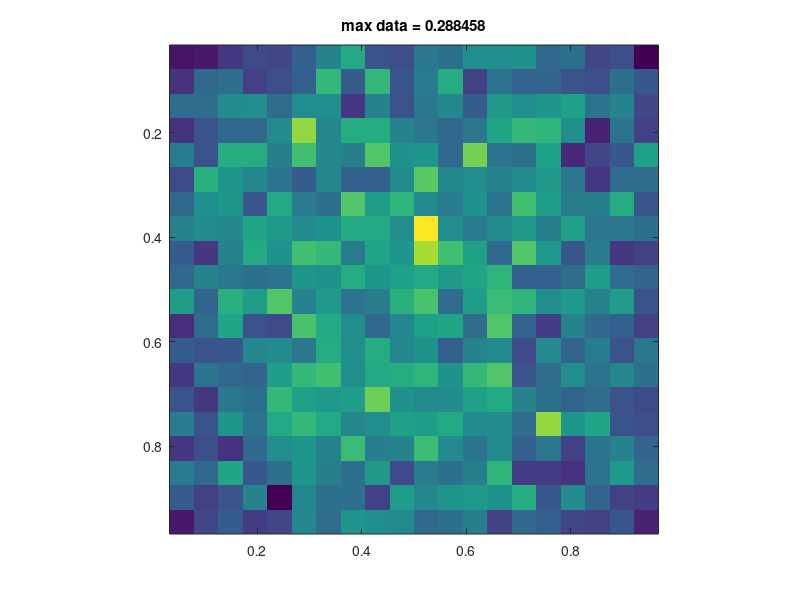

The MATLAB script that drew this image: (Note: this script raises an error after producing the figure.)
clear all; close all;


addpath test
addpath vectFuncs
addpath functions
%%

% Program a quadratic regularization inversion to check forward operator
% accuracy against analytic solutions

% Project cell walls to centres
centre = @(x) x(1:end - 1) + 0.5*diff(x);

x = linspace(0,1,10);
y = linspace(0,1,10);
z = linspace(2,3,10);

x = x(:); y = y(:); z = z(:);

zc = centre(z);
xc = centre(x);
yc = centre(y);

nz = length(zc);
nx = length(xc);
ny = length(yc);

nnn = nz * nx * ny;

dx = diff(x);
dy = diff(y);
dz = diff(z);

dxc = diff(xc);
dyc = diff(yc);
dzc = diff(zc);

%[Z X Y] = meshgrid(z, x, y);

nobsx = 20;
[ObsX, ObsY] = meshgrid(linspace(0, 1, nobsx),...
    linspace(0,1,nobsx));

ObsZ = zeros(size(ObsX)) + 0.5;

nobs = numel(ObsX(:));

e = @ (n) ones(n, 1);
% Scale up dimensions to 3D
kron3 = @(a, b, c)  kron(a, kron(b, c));
% Kron observations to size G
kronobs = @(obs) kron( e(nnn)', obs(:) );

% Kron up dz dy dz and get cell volume h
h = kron3(e(ny), e(nx), dz(:)) .* ...
    kron3(e(ny), dx(:), e(nz)) .* ...
    kron3(dy(:), e(nx), e(nz)) ;

% Kron dimensions to size G and subtract obs distance
H = kron( e(nobs), h');
Z = kron( e(nobs), kron3( e(ny)', e(nx)', zc')) - kronobs(ObsZ);
X = kron( e(nobs), kron3( e(ny)', xc', e(nz)')) - kronobs(ObsX);
Y = kron( e(nobs), kron3( yc', e(nx)', e(nz)')) - kronobs(ObsY);
R = (X.^2 + Y.^2 + Z.^2).^(3/2);
G = Z .* H .* 1./R;



m = ones(nz, nx, ny);
m(round(0.5*nz),...
    round(0.5*nx) : round(0.5*nx) + 1,...
    round(0.5*ny) : round(0.5*ny) + 1 ) = 4;



d = G*m(:);
d = d + 0.05 * mean(d) * randn(length(d), 1);
dcube = reshape(d, size(ObsX) );
figure()
imagesc(xc,yc,dcube)
title(sprintf('max data = %f', max(d(:))))
axis square


GRAD = gradientOp(nz, nx, ny, dzc, dxc, dyc);

Im = spdiags(e(nnn) * h(1), 0, nnn, nnn);

beta = 1e-10;

A = G' * G + beta * (GRAD' * GRAD) + beta * Im;
minv = A\(G' * d(:));

minv = reshape(minv, nz, nx, ny);

figure()
for zi = 1:length(zc)
    subplot(round(sqrt(nz)), round(sqrt(nz)), zi)
    imagesc(squeeze(minv( zi ,:, :)))
    title(sprintf('depth %i', zi))
end



%% Derivative Testing
% Phi = 1/2 ||Gm-d||^2 + 1/2(|grad*m|^2 + m'm*h)
% dPhi/dm = G'Gm - G'd + grad'grad*m + m*h
m = m(:);
d = d(:);

mr = randn(size(G,2),1);
Phi = @(m) 1/2 * (G*m - d)' * (G*m -d) + ...
    1/2 * ( (GRAD * m)' * (GRAD * m)) ;
    

dPhidm = @(m) ( (G' * G) * m) - (G' * d) + ...
    (GRAD' * GRAD) * m;


derivTest(Phi, dPhidm, length(mr))




